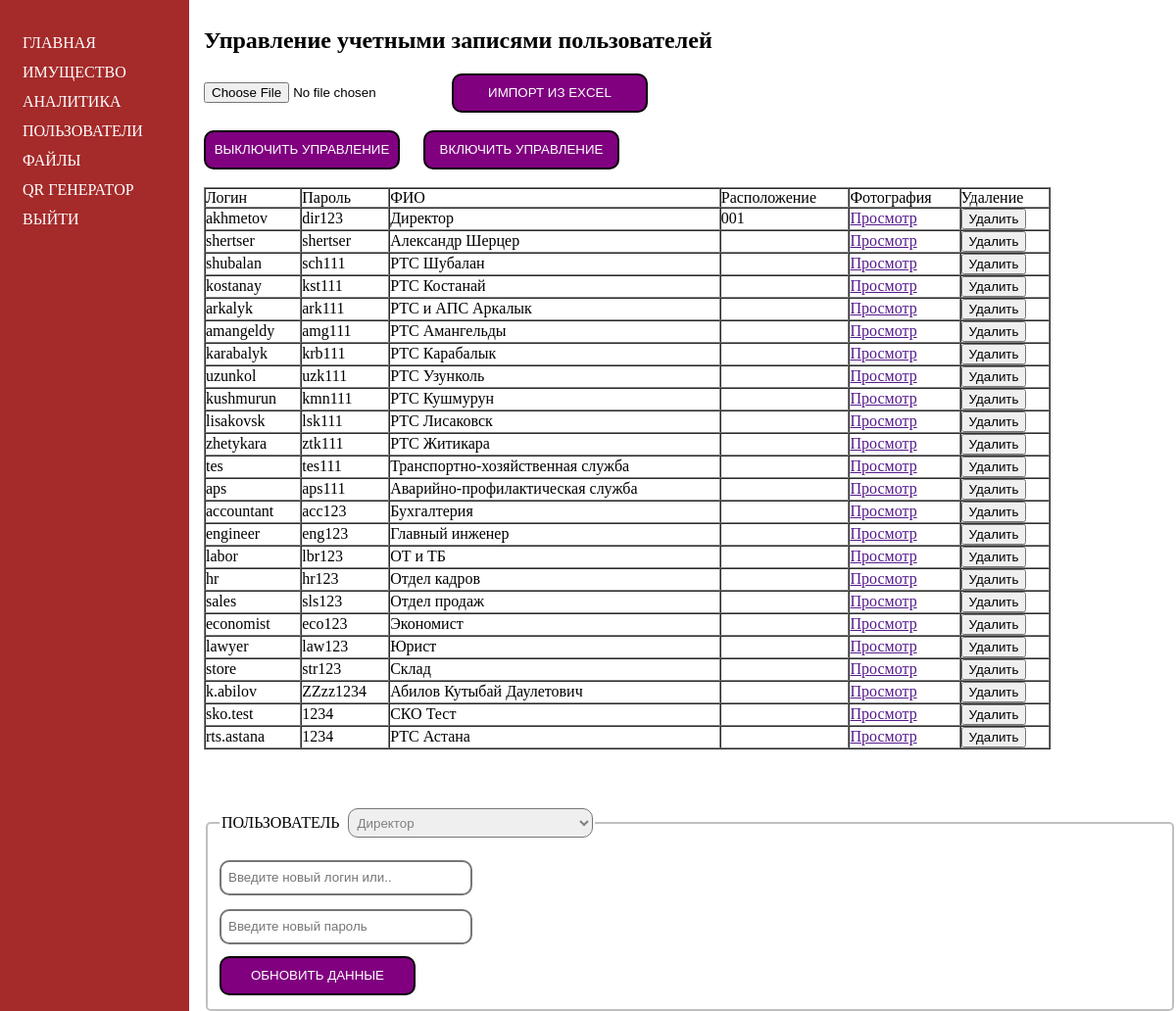
The app's page /phpadmin/users.php (signed in) with its own data.
### tables this page shows
CREATE TABLE `usersinfo` (
  `infoid` int(11) NOT NULL,
  `login` varchar(255) NOT NULL,
  `fullname` varchar(255) NOT NULL,
  `location` varchar(255) NOT NULL,
  `image` varchar(255) NOT NULL
);

CREATE TABLE `users` (
  `uid` int(11) NOT NULL,
  `login` varchar(255) NOT NULL,
  `passw` varchar(255) NOT NULL
);

### phpadmin/users.php (the view, shortened to what this page needs)
<!DOCTYPE html>
<html>
<head>
	<link rel="stylesheet" type="text/css" href="../css/admin.css">
</head>
<body>
	<div id="side">
		<ul id="nav">
			<li><a href="a_admin.php">ГЛАВНАЯ</a></li>
			<li><a href="goods.php">имущество</a></li>
			<li><a href="vo/vo.php">Аналитика</a></li>
			<li><a href="users.php">ПОЛЬЗОВАТЕЛИ</a></li>
			<li><a href="files.php">Файлы</a></li>
			<li><a href="qrgen/index.php">QR генератор</a></li>
			<li><a href="logout.php">ВЫйти</a></li>
		</ul>
	</div>
	<div id="content">
		<h2>Управление учетными записями пользователей</h2>
		<?php
		if (!isset($_POST['sort'])) {
			echo "<form method='POST' action = 'xlsimport/xlsimport.php' enctype='multipart/form-data'>";
				echo "<input type='file' name='excel-file'>";
				echo "<input type='submit' name='impex' id='sub' value='ИМПОРТ ИЗ EXCEL'>&nbsp;&nbsp;&nbsp;";
			echo "</form><br>";
			echo "<form method='POST' action = ''>";
				echo "<input type='submit' name='angryadmin' id='sub' value='ВЫКЛЮЧИТЬ УПРАВЛЕНИЕ'>&nbsp;&nbsp;&nbsp;&nbsp;&nbsp;&nbsp;";
				echo "<input type='submit' name='kindyadmin' id='sub' value='ВКЛЮЧИТЬ УПРАВЛЕНИЕ'>";
			echo "</form><br>";
			echo "<table cellpadding='0' cellspacing='0' border='1' id='tbl'>";
			echo "<tr>";
			echo "<td>Логин</td>";
			echo "<td>Пароль</td>";
			echo "<td>ФИО</td>";
			echo "<td>Расположение</td>";
			echo "<td>Фотография</td>";
			echo "<td>Удаление</td>";
			echo "</tr>";
		}
			if ($name = 'admin') {
			$take = mysqli_query($connection,"SELECT * FROM `users`,`usersinfo` WHERE `users`.`login`=`usersinfo`.`login`;");
				while ($data=mysqli_fetch_array($take)) {
					echo "<tr>";
					echo "<form method='POST' action=''>";
					echo "<td>".$data['login']."</td>";
					echo "<td>".$data['passw']."</td>";
					echo "<td>".$data['fullname']."</td>";
					echo "<td>".$data['location']."</td>";
					echo "<td><a href='".$data['image']."'>Просмотр</a></td>";
					echo "<td><input type='submit' name='dlt' value='Удалить'></td>";
					echo "</form>";
					echo "</tr>";
			}
			echo "</table>";
			}
		?>
		<?php
			if ($name = 'admin') {
			echo "<form id='u' method='POST'><br>";
			echo "<fieldset id='fset'>";
			echo "<legend>ПОЛЬЗОВАТЕЛЬ &nbsp;";
			$userdata = mysqli_query($connection,"SELECT * FROM `usersinfo`;");
			echo "<select id='txt' name='chng'>";
			while ($ud=mysqli_fetch_assoc($userdata)) {
					echo "<option value='".$ud['login']."'>".$ud['fullname']."</option>";
			}
			echo "</select>";
			echo "</legend>";
			echo "<input id='txt' type='text' name='newname' placeholder='Введите новый логин или..'><br>";
			echo "<input id='txt' type='password' name='newpassword' placeholder='Введите новый пароль'><br>";
			echo "<input type='submit' id='sub' name='upd' value='ОБНОВИТЬ ДАННЫЕ'>";
			echo "</form>";
			}
		?>
	</div>
</body>
</html>

### css/admin.css (style rules this page uses)
@media only screen and (max-width: 6000px) { #side { margin-top: -15px; margin-left: -15px; position:fixed; height: 300vh; width: 200px; background:brown; float: left; display: block; } }
@media only screen and (max-width: 6000px) { #content { position:absolute; margin-left: 200px; float: right; display: block; width:80%; height: 100vh; } }
@media only screen and (max-width: 6000px) { #nav { list-style-type: none; display: block; line-height: 30px; text-indent: -10px; padding-top: 20px; } }
@media only screen and (max-width: 6000px) { #nav a { text-decoration: none; text-transform: uppercase; color: white; } }
@media only screen and (max-width: 6000px) { #txt { width: 250px; height: 30px; border-radius: 10px; border-style: solid; text-indent: 5px; color: grey; cursor: pointer; } }
@media only screen and (max-width: 6000px) { #u { line-height: 50px; width:100%; } }
@media only screen and (max-width: 6000px) { #sub { width: 200px; height: 40px; border-radius: 10px; border-style: solid; background: purple; color: white; cursor: pointer; } }
@media only screen and (max-width: 6000px) { #fset { width: 100%; border-color: silver; border-style: solid; border-radius: 5px; background: rgba(255,255,255,0.2); } }
@media only screen and (max-width: 6000px) { #tbl { width:90%; } }

### records on screen
usersinfo: login "akhmetov", users.passw "dir123", fullname "Директор", location "001"
usersinfo: login "shertser", users.passw "shertser", fullname "Александр Шерцер"
usersinfo: login "shubalan", users.passw "sch111", fullname "РТС Шубалан"
usersinfo: login "kostanay", users.passw "kst111", fullname "РТС Костанай"
usersinfo: login "arkalyk", users.passw "ark111", fullname "РТС и АПС Аркалык"
usersinfo: login "amangeldy", users.passw "amg111", fullname "РТС Амангельды"
usersinfo: login "karabalyk", users.passw "krb111", fullname "РТС Карабалык"
usersinfo: login "uzunkol", users.passw "uzk111", fullname "РТС Узунколь"
usersinfo: login "kushmurun", users.passw "kmn111", fullname "РТС Кушмурун"
usersinfo: login "lisakovsk", users.passw "lsk111", fullname "РТС Лисаковск"
usersinfo: login "zhetykara", users.passw "ztk111", fullname "РТС Житикара"
usersinfo: login "tes", users.passw "tes111", fullname "Транспортно-хозяйственная служба"
usersinfo: login "aps", users.passw "aps111", fullname "Аварийно-профилактическая служба"
usersinfo: login "accountant", users.passw "acc123", fullname "Бухгалтерия"
usersinfo: login "engineer", users.passw "eng123", fullname "Главный инженер"
usersinfo: login "labor", users.passw "lbr123", fullname "ОТ и ТБ"
usersinfo: login "hr", users.passw "hr123", fullname "Отдел кадров"
usersinfo: login "sales", users.passw "sls123", fullname "Отдел продаж"
usersinfo: login "economist", users.passw "eco123", fullname "Экономист"
usersinfo: login "lawyer", users.passw "law123", fullname "Юрист"
usersinfo: login "store", users.passw "str123", fullname "Склад"
usersinfo: login "k.abilov", users.passw "ZZzz1234", fullname "Абилов Кутыбай Даулетович"
usersinfo: login "sko.test", users.passw "1234", fullname "СКО Тест"
usersinfo: login "rts.astana", users.passw "1234", fullname "РТС Астана"

### other values on screen
form field chng "Директор"
